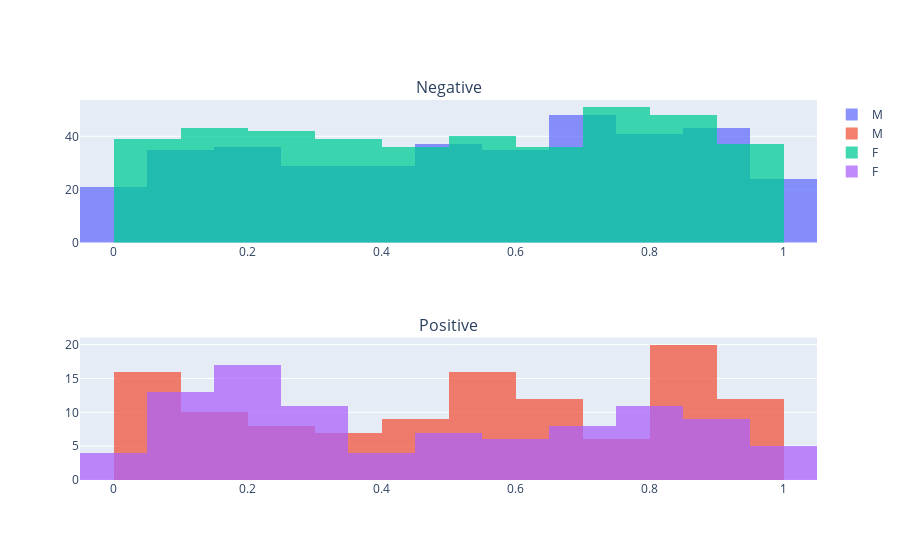

Notebook cell for this chart:
### Code cell
f.make_separation(sensitive_variable='Gender')
